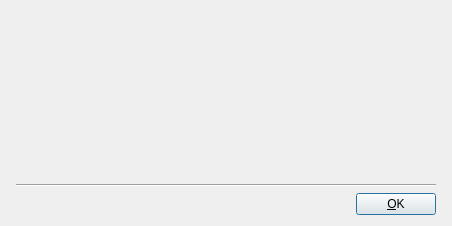
<?xml version="1.0" encoding="UTF-8"?>
<ui version="4.0">
 <class>AboutDlg</class>
 <widget class="QDialog" name="AboutDlg">
  <property name="geometry">
   <rect>
    <x>0</x>
    <y>0</y>
    <width>452</width>
    <height>226</height>
   </rect>
  </property>
  <property name="windowTitle">
   <string>About Mnemosyne</string>
  </property>
  <layout class="QVBoxLayout" name="verticalLayout">
   <item>
    <layout class="QVBoxLayout">
     <property name="leftMargin">
      <number>5</number>
     </property>
     <property name="rightMargin">
      <number>5</number>
     </property>
     <item>
      <layout class="QHBoxLayout" name="_2">
       <item>
        <widget class="QLabel" name="watermark">
         <property name="sizePolicy">
          <sizepolicy hsizetype="Fixed" vsizetype="Fixed">
           <horstretch>0</horstretch>
           <verstretch>0</verstretch>
          </sizepolicy>
         </property>
         <property name="pixmap">
          <pixmap>image0</pixmap>
         </property>
         <property name="scaledContents">
          <bool>true</bool>
         </property>
         <property name="wordWrap">
          <bool>false</bool>
         </property>
        </widget>
       </item>
       <item>
        <layout class="QVBoxLayout" name="_3">
         <item>
          <widget class="QLabel" name="about_label">
           <property name="sizePolicy">
            <sizepolicy hsizetype="MinimumExpanding" vsizetype="MinimumExpanding">
             <horstretch>0</horstretch>
             <verstretch>0</verstretch>
            </sizepolicy>
           </property>
           <property name="text">
            <string/>
           </property>
           <property name="textFormat">
            <enum>Qt::RichText</enum>
           </property>
           <property name="alignment">
            <set>Qt::AlignVCenter</set>
           </property>
           <property name="wordWrap">
            <bool>true</bool>
           </property>
           <property name="openExternalLinks">
            <bool>true</bool>
           </property>
          </widget>
         </item>
         <item>
          <spacer name="verticalSpacer">
           <property name="orientation">
            <enum>Qt::Vertical</enum>
           </property>
           <property name="sizeHint" stdset="0">
            <size>
             <width>20</width>
             <height>40</height>
            </size>
           </property>
          </spacer>
         </item>
        </layout>
       </item>
      </layout>
     </item>
     <item>
      <widget class="Line" name="line1">
       <property name="frameShape">
        <enum>QFrame::HLine</enum>
       </property>
       <property name="frameShadow">
        <enum>QFrame::Sunken</enum>
       </property>
      </widget>
     </item>
     <item>
      <layout class="QHBoxLayout" name="_4">
       <item>
        <spacer name="horizontalSpacer">
         <property name="orientation">
          <enum>Qt::Horizontal</enum>
         </property>
         <property name="sizeHint" stdset="0">
          <size>
           <width>40</width>
           <height>20</height>
          </size>
         </property>
        </spacer>
       </item>
       <item>
        <widget class="QPushButton" name="OK_button">
         <property name="text">
          <string>&amp;OK</string>
         </property>
         <property name="shortcut">
          <string>Alt+C</string>
         </property>
         <property name="default">
          <bool>true</bool>
         </property>
        </widget>
       </item>
      </layout>
     </item>
    </layout>
   </item>
  </layout>
 </widget>
 <layoutdefault spacing="6" margin="11"/>
 <resources/>
 <connections>
  <connection>
   <sender>OK_button</sender>
   <signal>clicked()</signal>
   <receiver>AboutDlg</receiver>
   <slot>accept()</slot>
   <hints>
    <hint type="sourcelabel">
     <x>402</x>
     <y>193</y>
    </hint>
    <hint type="destinationlabel">
     <x>217</x>
     <y>105</y>
    </hint>
   </hints>
  </connection>
 </connections>
</ui>
